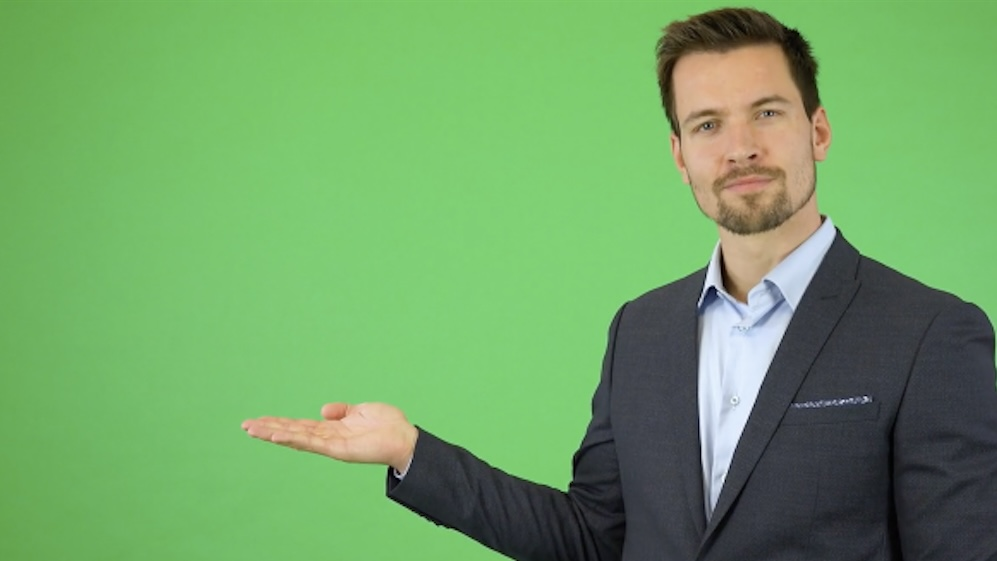
#> input picture Images/testGSC.jpg, 997 x 561 px, found by its file name
$ python ChromaticKey.py
#> lines starting #> are read from the running program, lines starting #| are printed output that depends on the picture
import cv2
import matplotlib.pyplot as plt
import numpy as np

image = cv2.imread("testGSC.jpg")
#> image is the input picture: shape (561, 997, 3); mean B, G, R 101.3, 162.8, 111.9
height, width, _ = image.shape
#> height = 561; width = 997
imageBG = cv2.imread("eff.jpg")
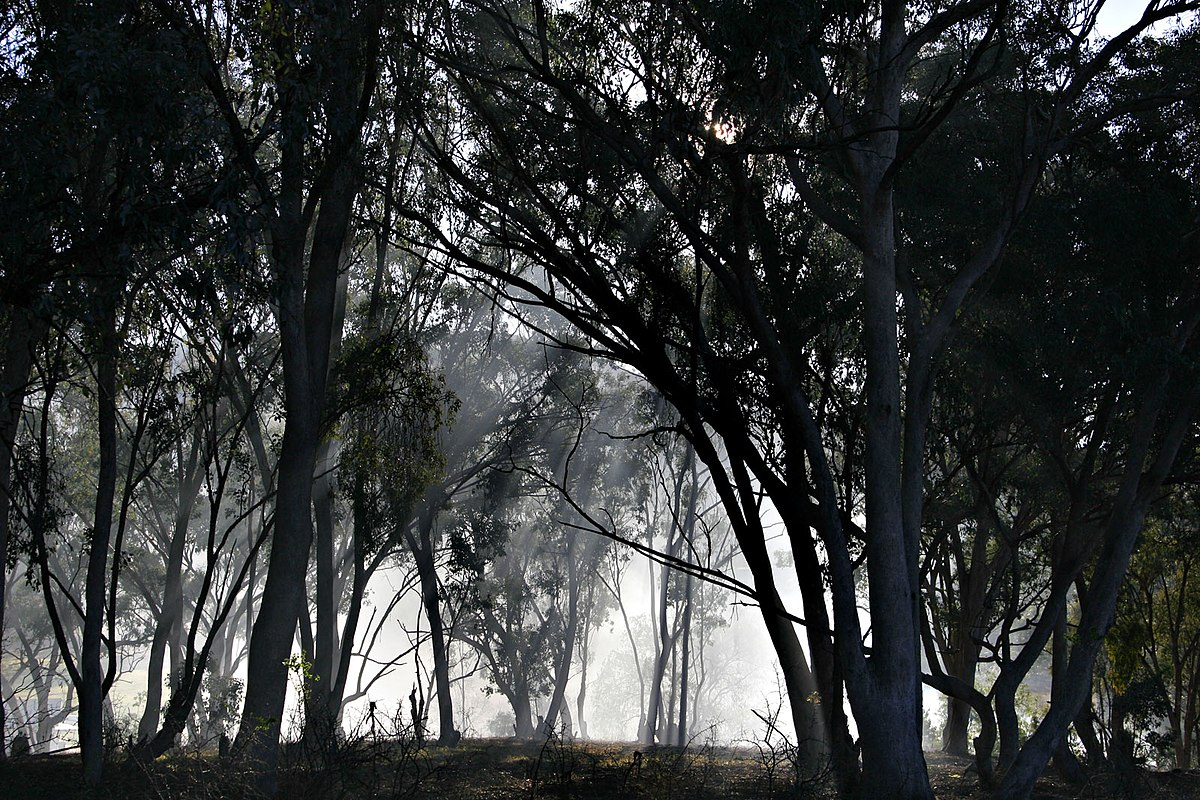
#> input picture Images/eff.jpg, 1200 x 800 px, found by its file name
#> imageBG is the input picture: shape (800, 1200, 3); mean B, G, R 56, 56.3, 53.5
imageBG = cv2.resize(imageBG, (997, 561))
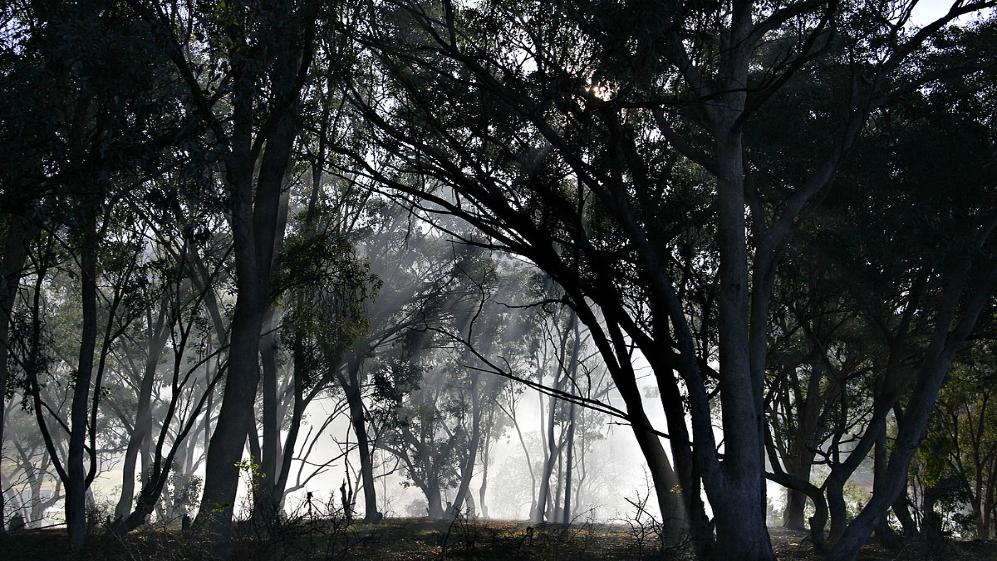
#> imageBG: shape (561, 997, 3); mean B, G, R 55.9, 56.2, 53.4

# Split the image into 3 distinct Colors
imageRedNumpy = np.asarray(image[:,:,2])
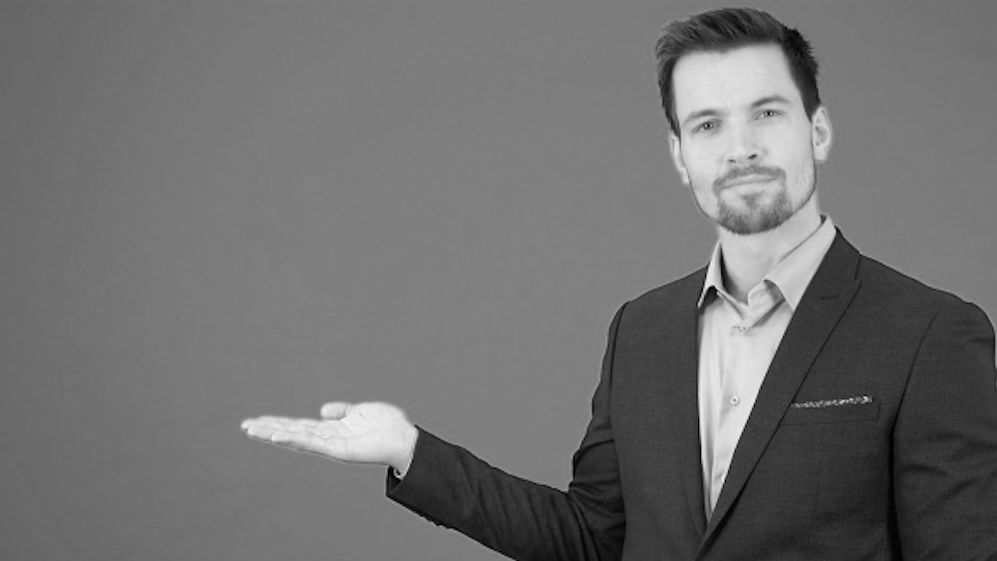
#> imageRedNumpy: shape (561, 997); min 0, max 244, mean 111.9
imageGreenNumpy = np.asarray(image[:,:,1])
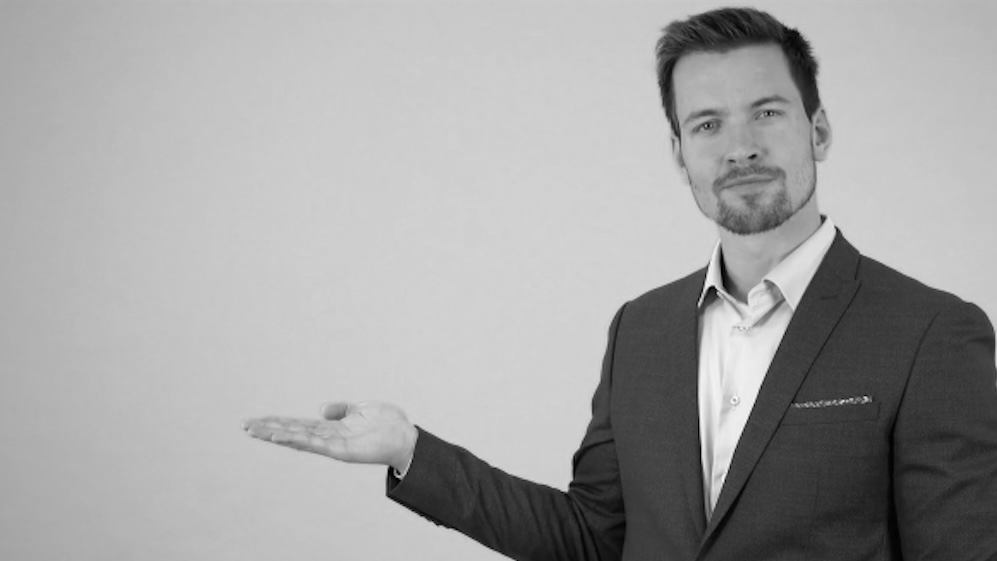
#> imageGreenNumpy: shape (561, 997); min 0, max 252, mean 162.8
imageBlueNumpy = np.asarray(image[:,:,0])
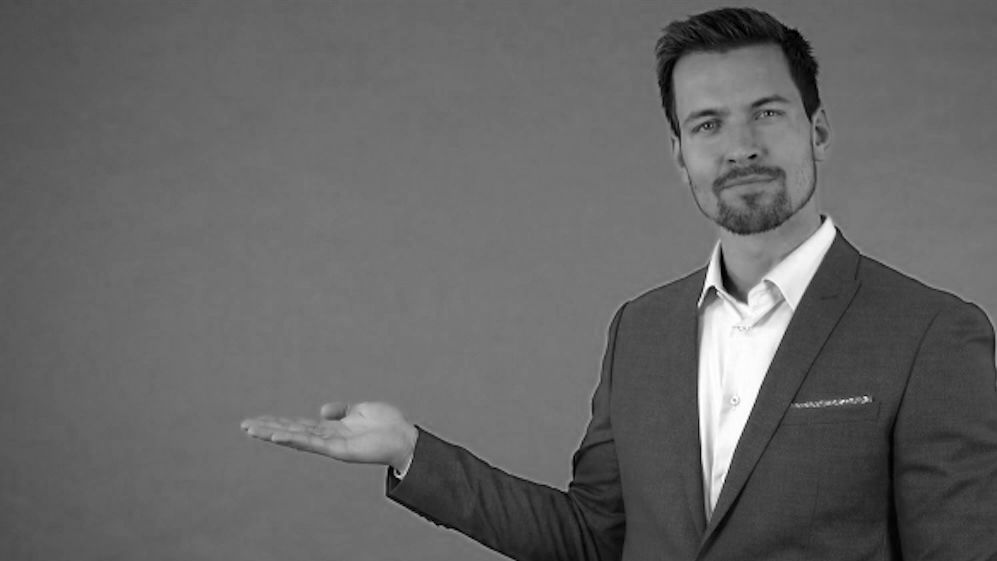
#> imageBlueNumpy: shape (561, 997); min 0, max 255, mean 101.3

# Getting the Max and Min value on every channel
r_min, r_max = np.amin(imageRedNumpy[0:300, 0:475]), np.amax(imageRedNumpy[0:300, 0:475])
#> r_min = 99; r_max = 130
g_min, g_max = np.amin(imageGreenNumpy[0:300, 0:475]), np.amax(imageGreenNumpy[0:300, 0:475])
#> g_min = 163; g_max = 211
b_min, b_max = np.amin(imageBlueNumpy[0:300, 0:475]), np.amax(imageBlueNumpy[0:300, 0:475])
#> b_min = 72; b_max = 122

r_min -= 23; g_min -= 23; b_min -= 23
#> after `r_min -= 23`: r_min = 76
#> after `g_min -= 23`: g_min = 140
#> after `b_min -= 23`: b_min = 49
r_max += 23; g_max += 23; b_max += 23
#> after `r_max += 23`: r_max = 153
#> after `g_max += 23`: g_max = 234
#> after `b_max += 23`: b_max = 145


for i in range(height):
    for j in range(width):
        if r_min <= image[i,j,2] <= r_max and g_min <= image[i,j,1] <= g_max and b_min <= image[i,j,0]<= b_max:
            image[i,j] = imageBG[i, j]
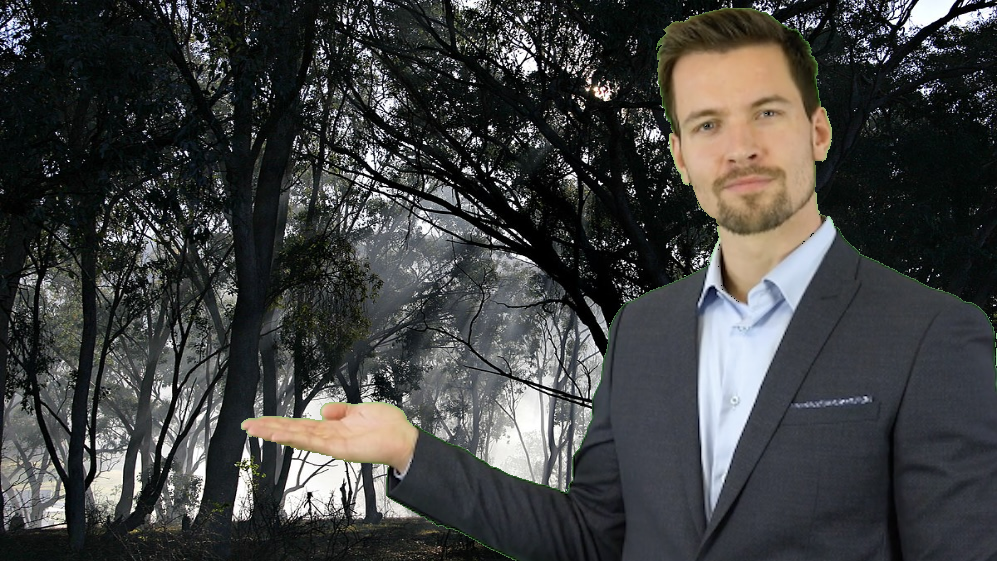
#> image: shape (561, 997, 3); mean B, G, R 65.1, 65.8, 65

image = cv2.cvtColor(image, cv2.COLOR_BGR2RGB)
img = plt.imshow(image)
plt.show()
